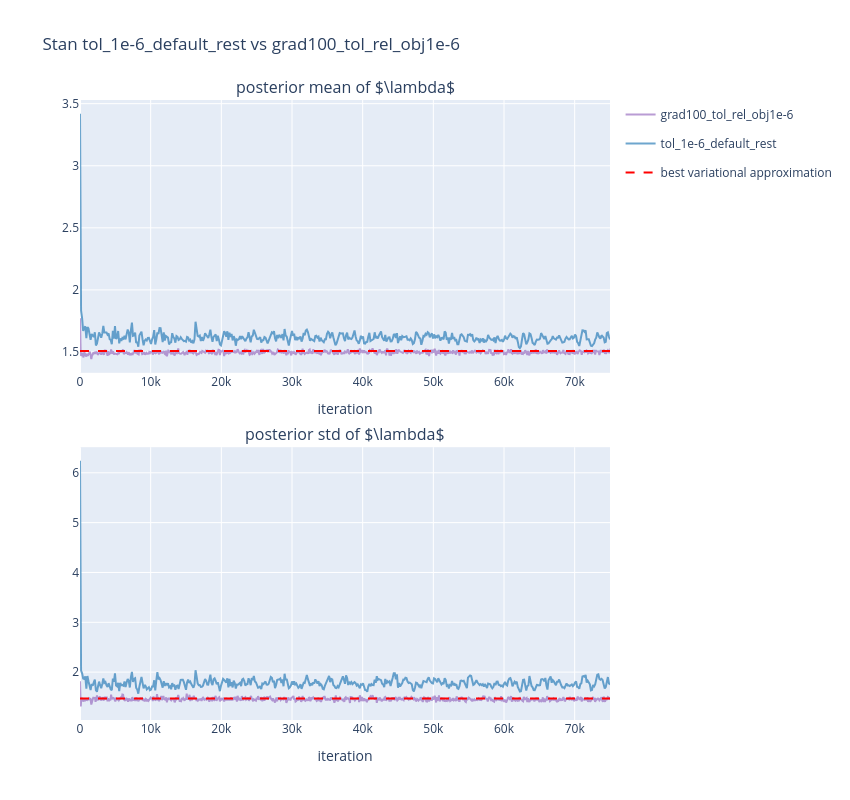

The notebook cell this image was saved under:
### Code cell
import pickle
import sys
from pathlib import Path
import numpy as np
import plotly.graph_objects as go
from plotly.subplots import make_subplots

REPO_ROOT = Path("/Users/madelynandersen/Documents/VB Bakeoff/simpleVI")
if str(REPO_ROOT) not in sys.path:
    sys.path.insert(0, str(REPO_ROOT))

from modulars.stan_rr_test import stan_result_by_scenario
from modulars.utils import load_config, load_best_values, exp_lognormal_moments

NB_DIR = REPO_ROOT / "single_MC/gamma_exponential/random_restarts"

config = load_config(NB_DIR / "../exp_config.json")
best_mu, best_std = load_best_values(config=config, transform=exp_lognormal_moments, n_samples=50_000, seed=1)

with open(NB_DIR / "stan_cmdstan_output/stan_result.pkl", "rb") as f:
    _main_result = pickle.load(f)
_by_scenario = stan_result_by_scenario(_main_result)
tol_means, tol_stds, tol_iterations = _by_scenario["grad100_tol_rel_obj1e-6"]

with open(NB_DIR / "tol_1e-6_default_rest_result.pkl", "rb") as f:
    _td_result = pickle.load(f)
_td_by_scenario = stan_result_by_scenario(_td_result)
td_means, td_stds, td_iterations = _td_by_scenario["tol_1e-6_default_rest"]

fig = make_subplots(rows=2, cols=1, vertical_spacing=0.12,
                     subplot_titles=(r"posterior mean of $\lambda$", r"posterior std of $\lambda$"))

fig.add_trace(go.Scatter(x=tol_iterations, y=np.nanmean(tol_means, axis=0), mode="lines",
                          line=dict(color="rgb(148,103,189)", width=2), opacity=0.65,
                          name="grad100_tol_rel_obj1e-6", legendgroup="tol", showlegend=True), row=1, col=1)
fig.add_trace(go.Scatter(x=td_iterations, y=np.nanmean(td_means, axis=0), mode="lines",
                          line=dict(color="rgb(31,119,180)", width=2), opacity=0.65,
                          name="tol_1e-6_default_rest", legendgroup="default_rest", showlegend=True), row=1, col=1)
fig.add_hline(y=best_mu, line=dict(color="red", dash="dash"), row=1, col=1)

fig.add_trace(go.Scatter(x=tol_iterations, y=np.nanmean(tol_stds, axis=0), mode="lines",
                          line=dict(color="rgb(148,103,189)", width=2), opacity=0.65,
                          name="grad100_tol_rel_obj1e-6", legendgroup="tol", showlegend=False), row=2, col=1)
fig.add_trace(go.Scatter(x=td_iterations, y=np.nanmean(td_stds, axis=0), mode="lines",
                          line=dict(color="rgb(31,119,180)", width=2), opacity=0.65,
                          name="tol_1e-6_default_rest", legendgroup="default_rest", showlegend=False), row=2, col=1)
fig.add_hline(y=best_std, line=dict(color="red", dash="dash"), row=2, col=1)
fig.add_trace(go.Scatter(x=[None], y=[None], mode="lines", line=dict(color="red", dash="dash"),
                          name="best variational approximation"), row=1, col=1)

fig.update_xaxes(title_text="iteration", range=[0, 75_000], row=1, col=1)
fig.update_xaxes(title_text="iteration", range=[0, 75_000], row=2, col=1)
fig.update_layout(height=800, width=850, title_text="Stan tol_1e-6_default_rest vs grad100_tol_rel_obj1e-6")
fig.show()

### Figure 1 — Plotly figure (JSON) as saved in the notebook; plotly's stock layout.template omitted (floating-point values rounded to 4 significant figures; data arrays with more than 128 entries replaced by an {"elided": "..."} marker saying what was removed)
{"data": [{"legendgroup": "tol", "line": {"color": "rgb(148,103,189)", "width": 2}, "mode": "lines", "name": "grad100_tol_rel_obj1e-6", "opacity": 0.65, "showlegend": true, "type": "scatter", "x": {"elided": "2001 int values"}, "xaxis": "x", "y": {"elided": "2001 float values"}, "yaxis": "y"}, {"legendgroup": "default_rest", "line": {"color": "rgb(31,119,180)", "width": 2}, "mode": "lines", "name": "tol_1e-6_default_rest", "opacity": 0.65, "showlegend": true, "type": "scatter", "x": {"elided": "501 int values"}, "xaxis": "x", "y": {"elided": "501 float values"}, "yaxis": "y"}, {"legendgroup": "tol", "line": {"color": "rgb(148,103,189)", "width": 2}, "mode": "lines", "name": "grad100_tol_rel_obj1e-6", "opacity": 0.65, "showlegend": false, "type": "scatter", "x": {"elided": "2001 int values"}, "xaxis": "x2", "y": {"elided": "2001 float values"}, "yaxis": "y2"}, {"legendgroup": "default_rest", "line": {"color": "rgb(31,119,180)", "width": 2}, "mode": "lines", "name": "tol_1e-6_default_rest", "opacity": 0.65, "showlegend": false, "type": "scatter", "x": {"elided": "501 int values"}, "xaxis": "x2", "y": {"elided": "501 float values"}, "yaxis": "y2"}, {"line": {"color": "red", "dash": "dash"}, "mode": "lines", "name": "best variational approximation", "type": "scatter", "x": [null], "xaxis": "x", "y": [null], "yaxis": "y"}], "layout": {"annotations": [{"font": {"size": 16}, "showarrow": false, "text": "posterior mean of $\\lambda$", "x": 0.5, "xanchor": "center", "xref": "paper", "y": 1.0, "yanchor": "bottom", "yref": "paper"}, {"font": {"size": 16}, "showarrow": false, "text": "posterior std of $\\lambda$", "x": 0.5, "xanchor": "center", "xref": "paper", "y": 0.44, "yanchor": "bottom", "yref": "paper"}], "height": 800, "shapes": [{"line": {"color": "red", "dash": "dash"}, "type": "line", "x0": 0, "x1": 1, "xref": "x domain", "y0": 1.509, "y1": 1.509, "yref": "y"}, {"line": {"color": "red", "dash": "dash"}, "type": "line", "x0": 0, "x1": 1, "xref": "x2 domain", "y0": 1.473, "y1": 1.473, "yref": "y2"}], "title": {"text": "Stan tol_1e-6_default_rest vs grad100_tol_rel_obj1e-6"}, "width": 850, "xaxis": {"anchor": "y", "domain": [0.0, 1.0], "range": [0, 75000], "title": {"text": "iteration"}}, "xaxis2": {"anchor": "y2", "domain": [0.0, 1.0], "range": [0, 75000], "title": {"text": "iteration"}}, "yaxis": {"anchor": "x", "domain": [0.56, 1.0]}, "yaxis2": {"anchor": "x2", "domain": [0.0, 0.44]}}}
